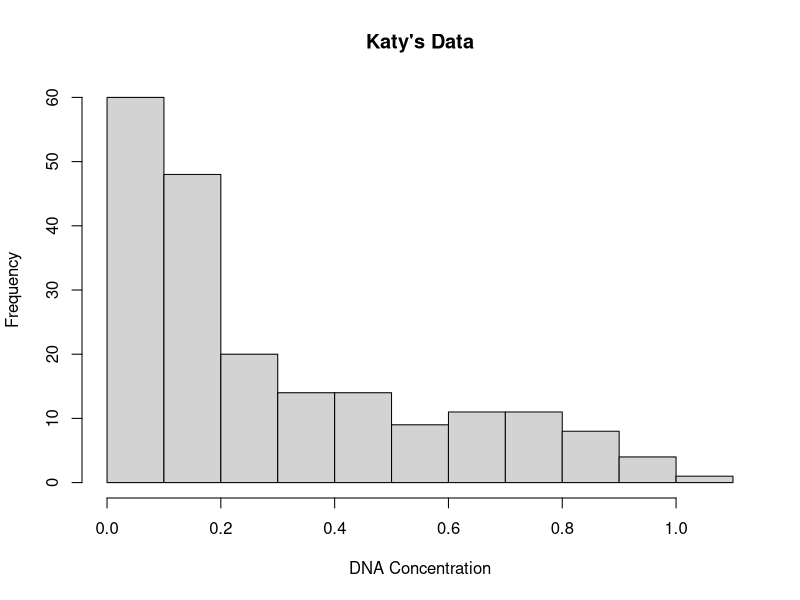
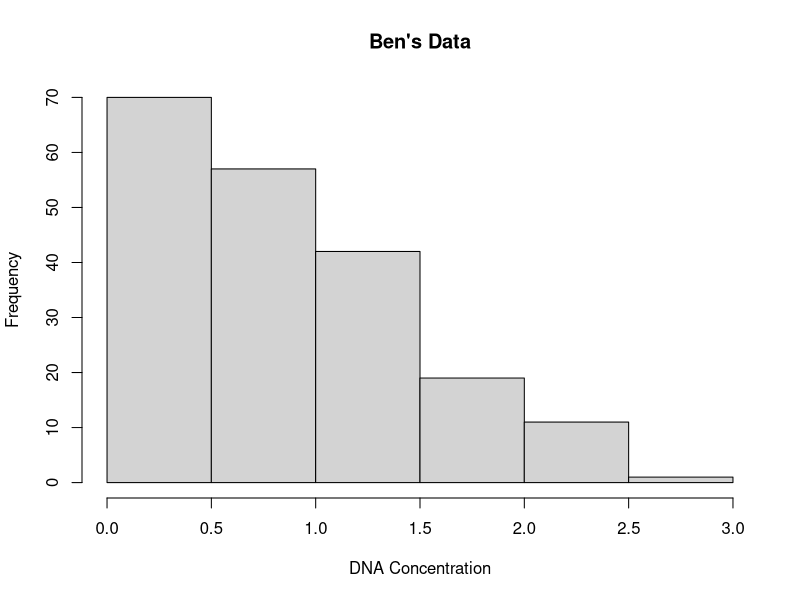
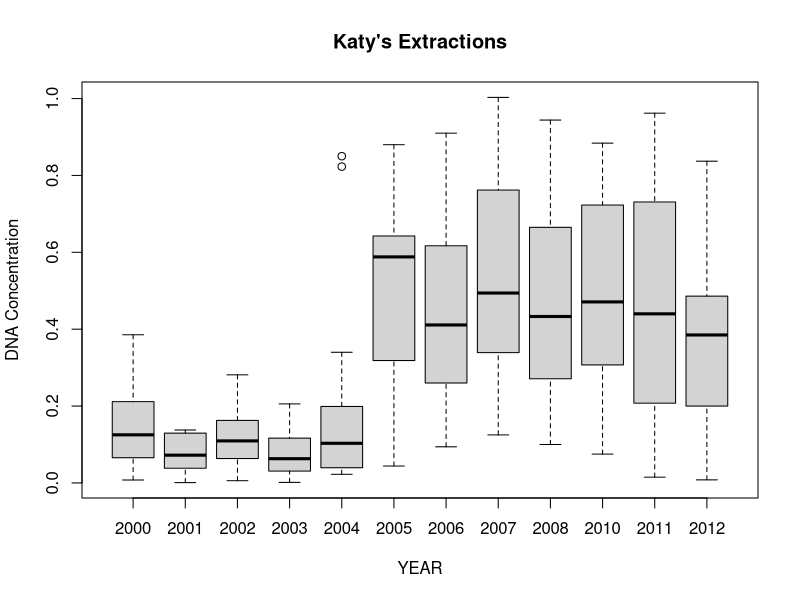
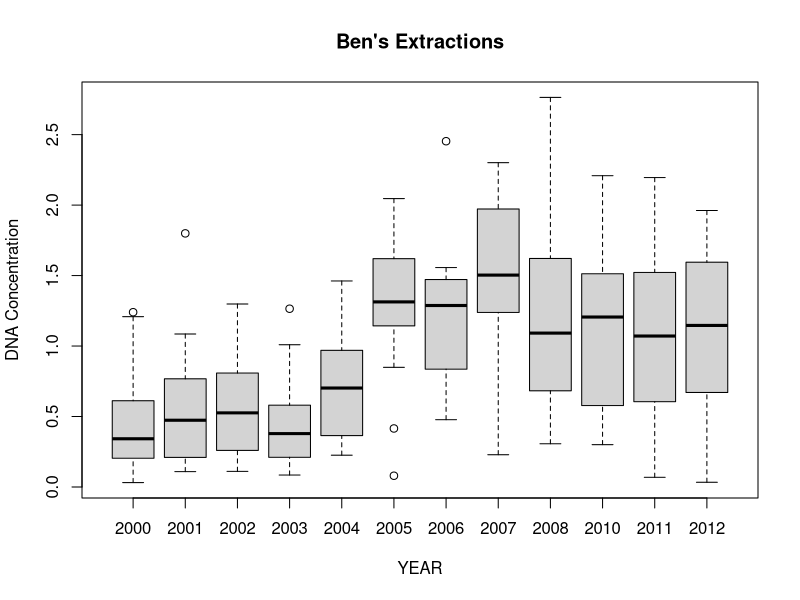
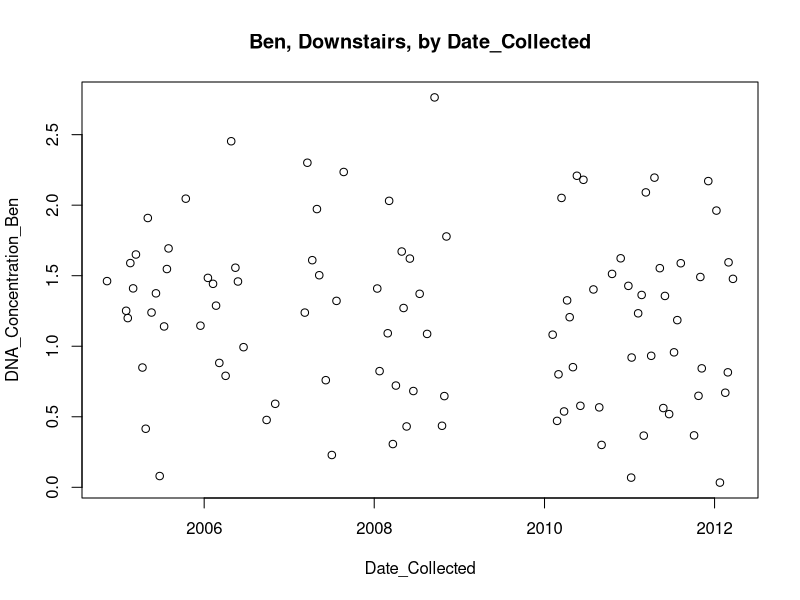

R code for these plots, in order:
#load dataset
df <- read.csv("./DNA_Conc_by_Extraction_Date.csv", stringsAsFactors = FALSE)
#summary of data
summary(df)
library(tidyverse)
glimpse(df)
class(df$Year_Collected)
class(df$Extract.Code)
class(df$DNA_Concentration_Ben)
#histograms
jpeg("Katy_hist.jpeg")
hist(x=df$DNA_Concentration_Katy,main="Katy's Data",xlab="DNA Concentration")
dev.off()
jpeg("Ben_hist.jpeg")
hist(x=df$DNA_Concentration_Ben,main="Ben's Data",xlab="DNA Concentration")
dev.off()
#Look at DNA concentrations from the different extraction years & Save them
jpeg("BACKMAN_Plot1.jpeg")
boxplot(df$DNA_Concentration_Katy~df$Year_Collected,
        main="Katy's Extractions",xlab="YEAR",ylab="DNA Concentration")
dev.off()
jpeg("BACKMAN_Plot2.jpeg")
boxplot(df$DNA_Concentration_Ben~df$Year_Collected,
        main="Ben's Extractions",xlab="YEAR",ylab="DNA Concentration")
dev.off()

#Ben vs Katy's concentrations..
summary(df$DNA_Concentration_Katy)
summary(df$DNA_Concentration_Ben)
summary(df$Year_Collected)
bensummary <- summary(df$DNA_Concentration_Ben)
katysummary <- summary(df$DNA_Concentration_Katy)
cbind(bensummary, katysummary)

#Which YEAR was Ben's performance the lowest RELATIVE to Katy's?
df$C <- (df$DNA_Concentration_Ben - df$DNA_Concentration_Katy)
min(df$C)
df$Year_Collected[df$C == min(df$C)]
#Answer= 2000

#Subset df to just "Downstairs Lab"
#####MAKE A SUBSET
library(tidyverse)
down <- df %>% filter(Lab == "Downstairs")
down$Date_Collected <- as.POSIXct(down$Date_Collected)

class(df$Date_Collected)
df$Date_Collected <- as.character(df$Date_Collected)
class(df$Date_Collected)

jpeg("Ben_DNA_over_time.jpeg")
plot(down$Date_Collected,down$DNA_Concentration_Ben,
     main= "Ben, Downstairs, by Date_Collected",
     xlab= "Date_Collected", ylab= "DNA_Concentration_Ben")
dev.off()

#BONUS: For Ben, Which year's extractions had the highest *average*
# DNA Concentration and what is it?

df2 <-df %>% 
  group_by(Year_Collected) %>%
  summarize(AVERAGE=mean(DNA_Concentration_Ben))
write.csv(df2, "./Ben_Average_Conc.csv")

max(df2$AVERAGE)
df2$Year_Collected[df2$AVERAGE == max(df2$AVERAGE)]
#Answer= 1.463386 is the highest average in 2007